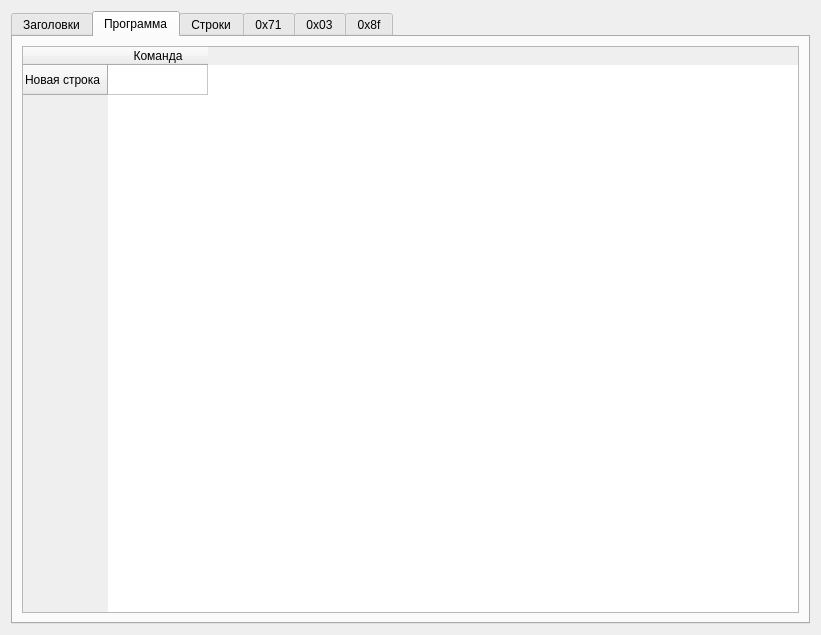
<?xml version="1.0" encoding="UTF-8"?>
<ui version="4.0">
 <class>EushullyBinEditor</class>
 <widget class="QDialog" name="EushullyBinEditor">
  <property name="geometry">
   <rect>
    <x>0</x>
    <y>0</y>
    <width>821</width>
    <height>635</height>
   </rect>
  </property>
  <property name="windowTitle">
   <string>Dialog</string>
  </property>
  <layout class="QHBoxLayout" name="horizontalLayout">
   <item>
    <widget class="QTabWidget" name="tabWidget">
     <property name="currentIndex">
      <number>1</number>
     </property>
     <widget class="QWidget" name="tab">
      <attribute name="title">
       <string>Заголовки</string>
      </attribute>
      <layout class="QHBoxLayout" name="horizontalLayout_2">
       <item>
        <widget class="QTableWidget" name="tw_header">
         <property name="columnCount">
          <number>1</number>
         </property>
         <row>
          <property name="text">
           <string>Версия</string>
          </property>
         </row>
         <row>
          <property name="text">
           <string>Тип</string>
          </property>
         </row>
         <row>
          <property name="text">
           <string>Размер части 0x71</string>
          </property>
         </row>
         <row>
          <property name="text">
           <string>Размер части 0x03</string>
          </property>
         </row>
         <row>
          <property name="text">
           <string>Размер части 0x8F</string>
          </property>
         </row>
         <column>
          <property name="text">
           <string>Значение</string>
          </property>
         </column>
        </widget>
       </item>
      </layout>
     </widget>
     <widget class="QWidget" name="tab_5">
      <attribute name="title">
       <string>Программа</string>
      </attribute>
      <layout class="QHBoxLayout" name="horizontalLayout_4">
       <item>
        <widget class="QTableWidget" name="tw_script">
         <row>
          <property name="text">
           <string>Новая строка</string>
          </property>
         </row>
         <column>
          <property name="text">
           <string>Команда</string>
          </property>
         </column>
        </widget>
       </item>
      </layout>
     </widget>
     <widget class="QWidget" name="tab_6">
      <attribute name="title">
       <string>Строки</string>
      </attribute>
      <layout class="QHBoxLayout" name="horizontalLayout_3">
       <item>
        <widget class="QTableWidget" name="tw_strings"/>
       </item>
      </layout>
     </widget>
     <widget class="QWidget" name="tab_2">
      <attribute name="title">
       <string>0х71</string>
      </attribute>
     </widget>
     <widget class="QWidget" name="tab_3">
      <attribute name="title">
       <string>0х03</string>
      </attribute>
     </widget>
     <widget class="QWidget" name="tab_4">
      <attribute name="title">
       <string>0х8f</string>
      </attribute>
     </widget>
    </widget>
   </item>
  </layout>
 </widget>
 <resources/>
 <connections/>
</ui>
